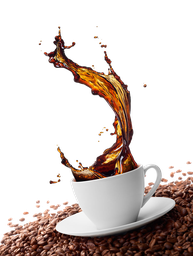
#> input picture Canny Edge Detection/pngegg.png, 193 x 256 px, shrunk from 783 x 1041 before the run, found by its file name
$ python main.py
#> lines starting #> are read from the running program, lines starting #| are printed output that depends on the picture
#> further down, img is the input picture: shape (256, 193, 4); mean R, G, B, A 52.6, 41.7, 37.2, 87
### Canny Edge Detection/to_gray.py
import numpy as np


def togray(img: np.ndarray, format: str):
    '''
    - Returns a gray image
    '''
#> called with format = 'rgb'
    if format.lower() == 'bgr':
        b, g, r = img[..., 0], img[..., 1], img[..., 2]
        return 0.2989 * r + 0.5870 * g + 0.1140 * b
    elif format.lower() == 'rgb':
        r, g, b = img[..., 0], img[..., 1], img[..., 2]
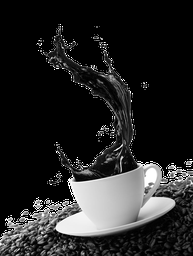
#> b: shape (256, 193); min 0, max 255, mean 37.2
        return 0.2989 * r + 0.5870 * g + 0.1140 * b
    else:
        raise Exception('Unsupported value in parameter \'format\'')

### Canny Edge Detection/convolution.py
import numpy as np

def convolution(image: np.ndarray, kernel: list | tuple) -> np.ndarray:

    if len(image.shape) == 3:
        m_i, n_i, c_i = image.shape

    elif len(image.shape) == 2:
        image = image[..., np.newaxis]
        m_i, n_i, c_i = image.shape
#> m_i = 256; n_i = 193; c_i = 1
    else:
        raise Exception('Shape of image not supported')

    m_k, n_k = kernel.shape
#> m_k = 21; n_k = 21

    y_strides = m_i - m_k + 1
#> y_strides = 236
    x_strides = n_i - n_k + 1
#> x_strides = 173

    img = image.copy()
    output_shape = (m_i-m_k+1, n_i-n_k+1, c_i)
#> output_shape = (236, 173, 1)
    output = np.zeros(output_shape, dtype=np.float32)

    count = 0

    output_tmp = output.reshape(
        (output_shape[0]*output_shape[1], output_shape[2])
    )

    for i in range(y_strides):
        for j in range(x_strides):
            for c in range(c_i):
                sub_matrix = img[i:i+m_k, j:j+n_k, c]

                output_tmp[count, c] = np.sum(sub_matrix * kernel)

            count += 1
#> after the loop, count = 40828

    output = output_tmp.reshape(output_shape)
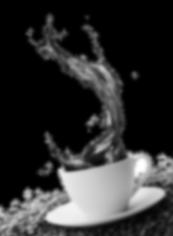
#> output: shape (236, 173, 1) float32; min 0, max 254.9, mean 48.8

    return output

### Canny Edge Detection/sobel_edge_detection.py
import numpy as np
from gaussian_blur import gaussianBlur
from to_gray import togray
from convolution import convolution


def sobelEdgeDetection(image: np.ndarray, sigma: int | float, image_format: str, filter_shape: int | None):
    img = togray(image, image_format)
    blurred = gaussianBlur(img, sigma, filter_shape=filter_shape)[1] / 255

    '''Gradient calculation / Sobel Filters'''
    Kx = np.array(
        [[-1, 0, 1],
         [-2, 0, 2],
         [-1, 0, 1]], np.float32
    )

    Ky = np.array(
        [[1, 2, 1],
         [0, 0, 0],
         [-1, -2, -1]], np.float32
    )

    Ix = convolution(blurred, Kx)
#> after the loop in convolution (call 2), `for i in range(y_strides):`: count = 40014
#> in convolution (call 2), `output = output_tmp.reshape(output_shape)`:
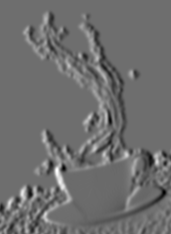
#> output: shape (234, 171, 1) float32; min -1.16, max 1.52, mean 0.00123; drawn with min black and max white
    Iy = convolution(blurred, Ky)

    G = np.hypot(Ix, Iy)

    G = G / G.max() * 255

    theta = np.arctan2(Iy, Ix)
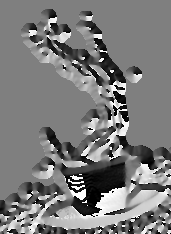
#> theta: shape (234, 171, 1) float32; min -3.14, max 3.14, mean -0.1; drawn with min black and max white

    return np.squeeze(G), np.squeeze(theta)

### Canny Edge Detection/non_max_suppression.py
import numpy as np


def non_max_suppression(img, theta):
    M, N = img.shape
#> M = 234; N = 171
    Z = np.zeros((M, N), dtype=np.int32)

    # converting radians to degree
    angle = theta * 180. / np.pi    # max -> 180, min -> -180
    angle[angle < 0] += 180         # max -> 180, min -> 0
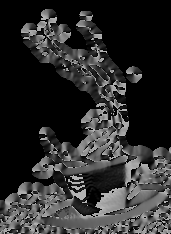
#> angle: shape (234, 171) float32; min 0, max 180, mean 44.2

    for i in range(1, M-1):
        for j in range(1, N-1):
            q = 255
            r = 255

            # angle 0
            if (0 <= angle[i, j] < 22.5) or (157.5 <= angle[i, j] <= 180):
                r = img[i, j-1]
                q = img[i, j+1]
            # angle 45
            elif (22.5 <= angle[i, j] < 67.5):
                r = img[i-1, j+1]
                q = img[i+1, j-1]
            # angle 90
            elif (67.5 <= angle[i, j] < 112.5):
                r = img[i-1, j]
                q = img[i+1, j]
            # angle 135
            elif (112.5 <= angle[i, j] < 157.5):
                r = img[i+1, j+1]
                q = img[i-1, j-1]

            if (img[i, j] >= q) and (img[i, j] >= r):
                Z[i, j] = img[i, j]
            else:
                Z[i, j] = 0
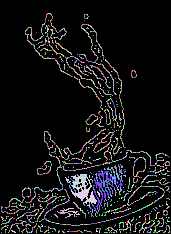
#> Z: shape (234, 171) int32; 246 distinct labels, from 0 to 255; one colour per label, 0 black
    return Z

### Canny Edge Detection/threshold_hysteresis.py
import numpy as np


def threshold_hysteresis(img: np.ndarray, lowThresholdRatio=0.05, highThresholdRatio=0.09, weak=np.int32(25)):
    '''
    Double threshold and Hysteresis
    '''
#> called with lowThresholdRatio = 0.05, highThresholdRatio = 0.09, weak = 25

    # DOUBLE THRESHOLDING

    highThreshold = img.max() * highThresholdRatio
#> highThreshold = 22.95
    lowThreshold = highThreshold * lowThresholdRatio
#> lowThreshold = 1.15

    M, N = img.shape
#> M = 234; N = 171
    res = np.zeros((M, N), dtype=np.int32)

    strong = np.int32(255)

    strong_i, strong_j = np.where(img >= highThreshold)
#> strong_i = 3334 values from 13 to 232; strong_j = 3334 values, max 169 at index 1684, min 1 at index 2569, mean 86.02
    # zeros_i, zeros_j = np.where(img < lowThreshold)

    weak_i, weak_j = np.where((img <= highThreshold) & (img >= lowThreshold))
#> weak_i = 1408 values from 20 to 232; weak_j = 1408 values, max 169 at index 241, min 17 at index 1221, mean 99.71

    res[strong_i, strong_j] = strong
    res[weak_i, weak_j] = weak
#> res: shape (234, 171) int32; 3 distinct labels, from 0 to 255

    # HYSTERESIS

    for i in range(1, M-1):
        for j in range(1, N-1):
            if (res[i, j] == weak):
                if (
                    (res[i+1, j-1] == strong) or (res[i+1, j] == strong) or
                    (res[i+1, j+1] == strong) or (res[i, j-1] == strong) or
                    (res[i, j+1] == strong) or (res[i-1, j-1] == strong) or
                    (res[i-1, j] == strong) or (res[i-1, j+1] == strong)
                ):
                    res[i, j] = strong
                else:
                    res[i, j] = 0
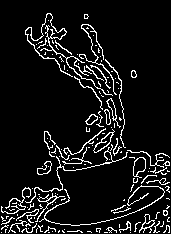
#> res: shape (234, 171) int32; 8.7% white in thin lines or dots

    return res

### Canny Edge Detection/gaussian_blur.py
import numpy as np
from convolution import convolution


def gaussianBlur(img: np.ndarray, sigma: float | int, filter_shape: list | tuple | None = None):
    '''
    Returns a list that contains the filter and resultant image
    '''

    if filter_shape == None:
        _ = 2 * int(4 * sigma + 0.5) + 1
        filter_shape = [_, _]

    gaussian_filter = np.zeros((filter_shape[0], filter_shape[1]), np.float32)
    size_y = filter_shape[0]
    size_x = filter_shape[1]

    x, y = np.mgrid[-size_y:size_y+1, -size_x:size_x+1]
    normal = 1 / (2.0 * np.pi * sigma**2)
    gaussian_filter = np.exp(-((x**2 + y**2) / (2.0*sigma**2))) * normal

    filtered = convolution(img, gaussian_filter)

    return gaussian_filter, filtered.astype(np.uint8)

### Canny Edge Detection/main.py
from sobel_edge_detection import sobelEdgeDetection
from non_max_suppression import non_max_suppression
from threshold_hysteresis import threshold_hysteresis

import numpy as np
from PIL import Image
import matplotlib.pyplot as plt


def cannyEdgeDetection(
    image: np.ndarray, sigma: int | float, filter_shape, image_format='rgb',
    lowthreshold: float | int = 0.05, highthreshold: float | int = 0.09
):
    G, theta = sobelEdgeDetection(image, sigma, image_format, filter_shape)
    img = non_max_suppression(G, theta)
    img = threshold_hysteresis(img, lowthreshold, highthreshold)
    return img


if __name__ == '__main__':
    path = 'Canny Edge Detection/pngegg.png'
    # path = 'Canny Edge Detection/test.jpg'
    # path = 'Canny Edge Detection/test2.jpg'
    img = np.array(Image.open(path))
    res = cannyEdgeDetection(img, 1.5, (10, 10), 'rgb')
    plt.subplot(121)
    plt.imshow(img)
    plt.subplot(122)
    plt.imshow(res, cmap='gray')
    plt.tight_layout()
    plt.show()
